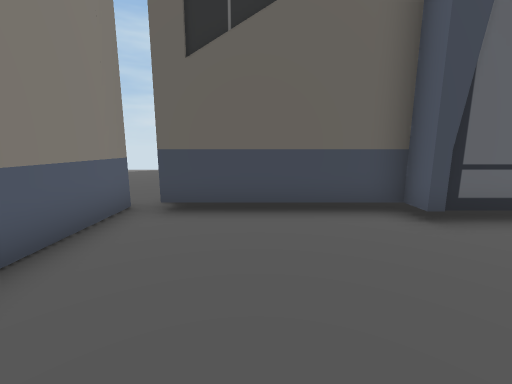
view 1 (above)

22 first-person views from a walk through a scene from a Unity 3-D project. The camera is 1.3 m above the floor, tilts 10° down and sees 90° across. The floor is counted in squares, 1 m on a side. Each view is taken from the middle of a square. On the plan, view 1 faces up. The plan holds only what a view shows up to about 13 squares ahead; the rest is blank. The place goes on beyond the plan. The player is left out. Some animated figures are not drawn. Some surface patterns are stand-ins.

view 2
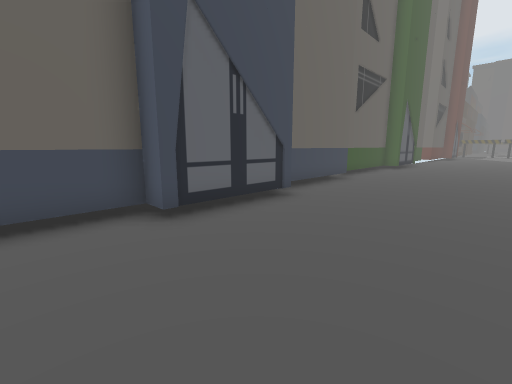

view 3
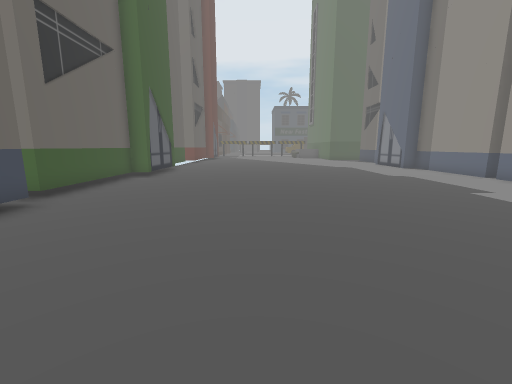

view 4
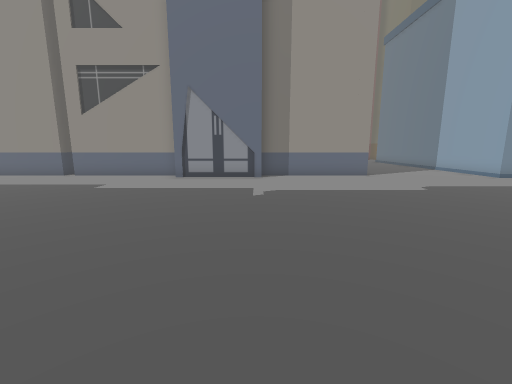

view 5
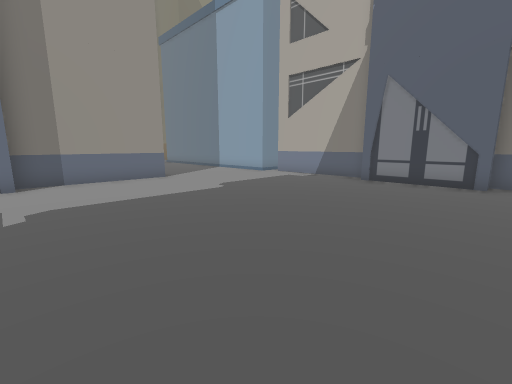

view 6
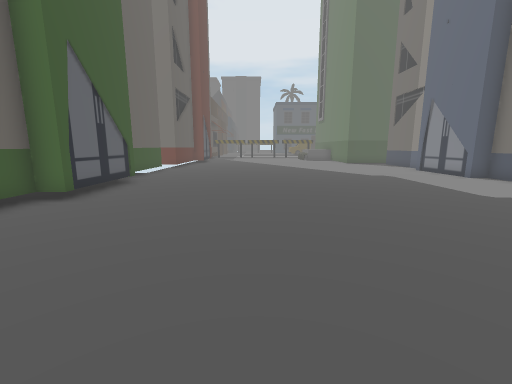

view 7
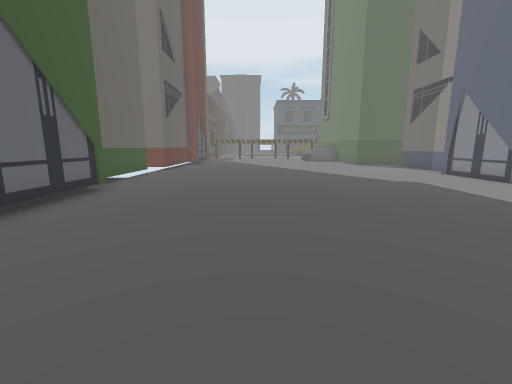

view 8
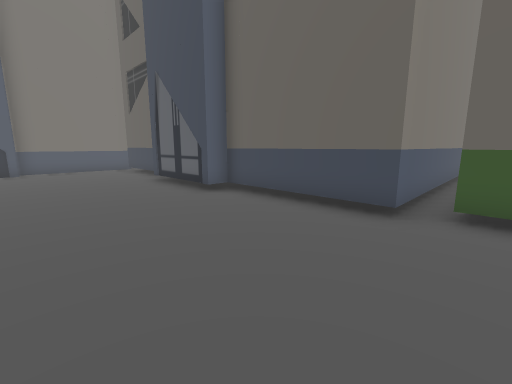

view 9
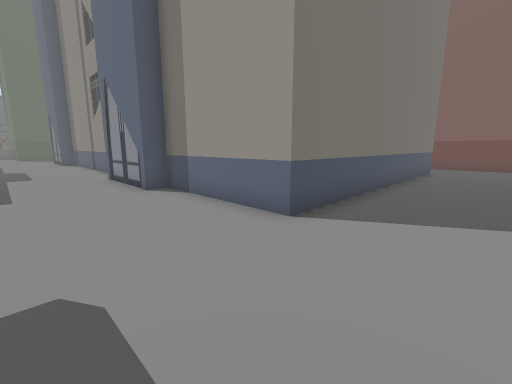

view 10
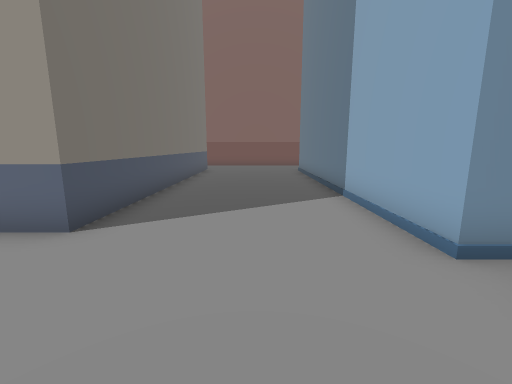

view 11
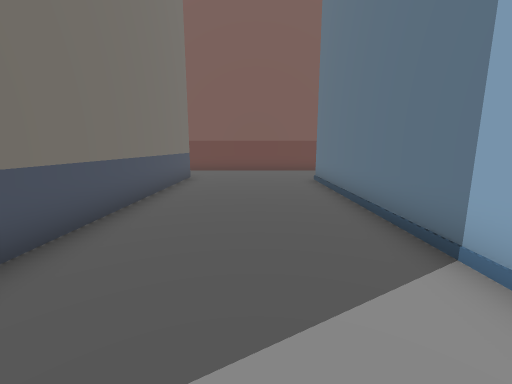

view 12
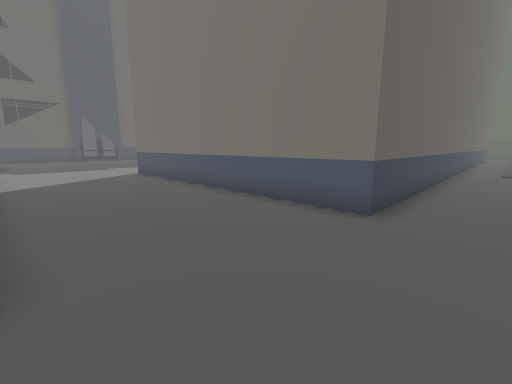

view 13
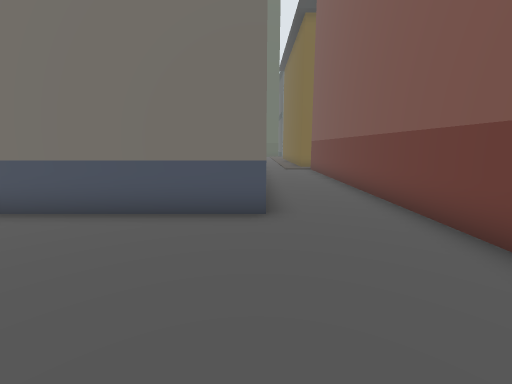

view 14
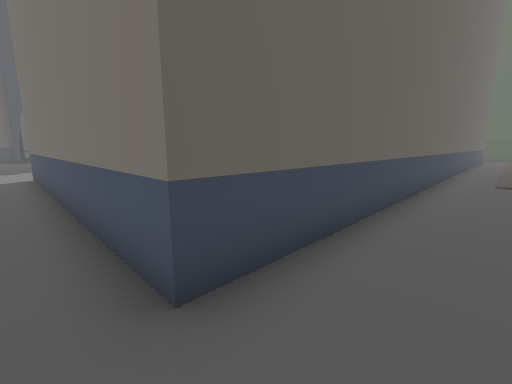

view 15
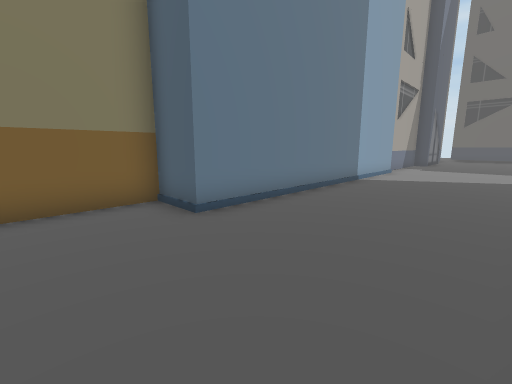

view 16
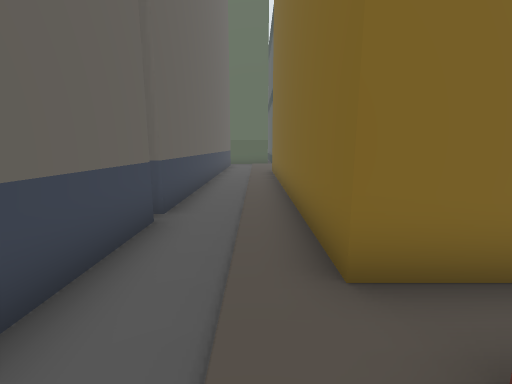

view 17
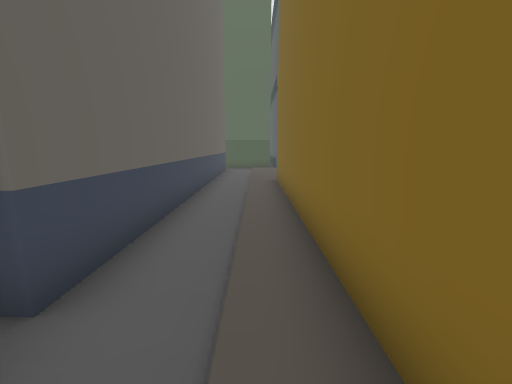

view 18
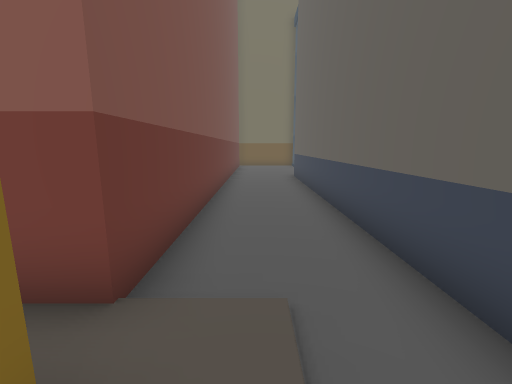

view 19
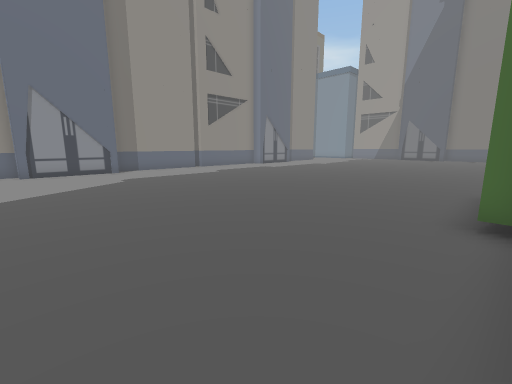

view 20
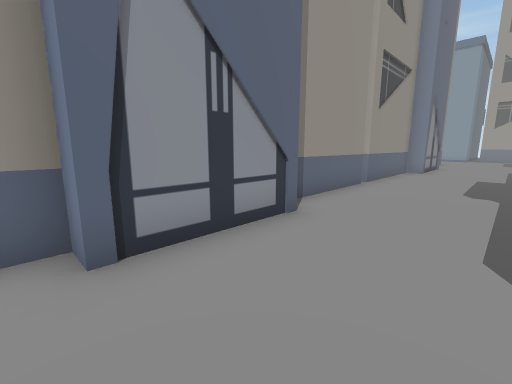

view 21
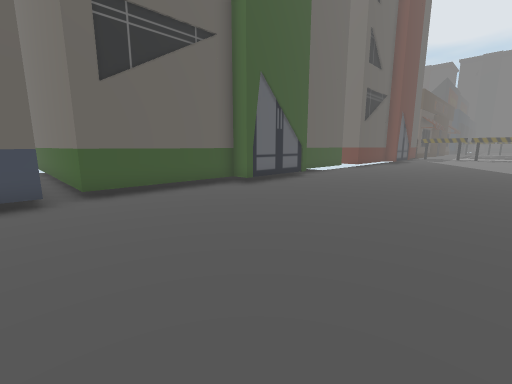

view 22
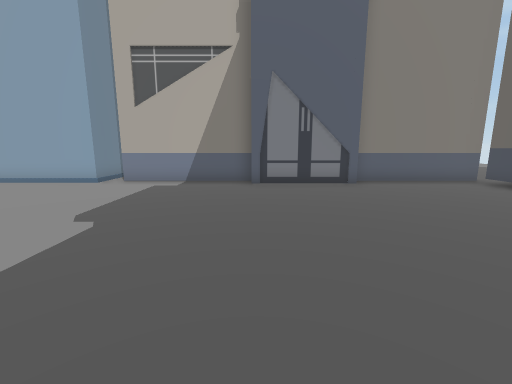

### Floor plan
Key: @ floor where view 1 was taken; # wall or solid block; . floor; B building.
Columns run from 5 left of view 1 to 26 right of it. Each row starts with its distance up from view 1.
 12                 B.B
 11 ..              B.B
 10 ..              B.B
  9  .              B.B
  8  ..             B.B
  7  ..             B.B
  6   .             B.BBBBB    BBBBB
  5   BBBBBBB   BBBBB.....BBBBB.....
  4   B.....BBBB....................
  3   B.............................
  2   B.............................
  1   B.............................
  0    B.@..........................
 -1    B............................
 -2    B............................
 -3   BB............................
 -4   B.............................
 -5   B.............................
 -6   B.............................
 -7   B.............................
 -8   B.............................
 -9  BB..........BBBB..........BBBB.
-10   B.....BBBBBB  BBBBBBBBBBBB  BB
-11   B.....B
-12   B.....B
-13   B.....B
-14   B.....B
-15   B.....B
-16   B.....B
-17   B.....B
-18   B.....B
-19   B.....B
-20  BB.....B
-21  B......BBBBBBBBBBBBBBBBBBBBBBBB
-22  B..............................
-23  B..............................
-24   BBBBBBBBBBBBBBBBB############.
-25                   B#

Where each view was taken, in squares from view 1:
view 1: 0 up, 0 right, facing up
view 2: 0 up, 1 right, facing up-right
view 3: 0 up, 6 right, facing right
view 4: 2 up, 8 right, facing down
view 5: 1 up, 8 right, facing down-left
view 6: 0 up, 11 right, facing right
view 7: 0 up, 13 right, facing right
view 8: 0 up, 13 right, facing up-left
view 9: 6 down, 0 right, facing down-right
view 10: 6 down, 0 right, facing down
view 11: 10 down, 0 right, facing down
view 12: 23 down, 2 left, facing up-right
view 13: 21 down, 2 left, facing right
view 14: 23 down, 2 right, facing up-right
view 15: 23 down, 2 right, facing up-left
view 16: 23 down, 12 right, facing right
view 17: 23 down, 15 right, facing right
view 18: 23 down, 15 right, facing left
view 19: 5 up, 26 right, facing down-left
view 20: 6 down, 26 right, facing down-left
view 21: 2 down, 11 right, facing up-right
view 22: 3 down, 7 right, facing left
